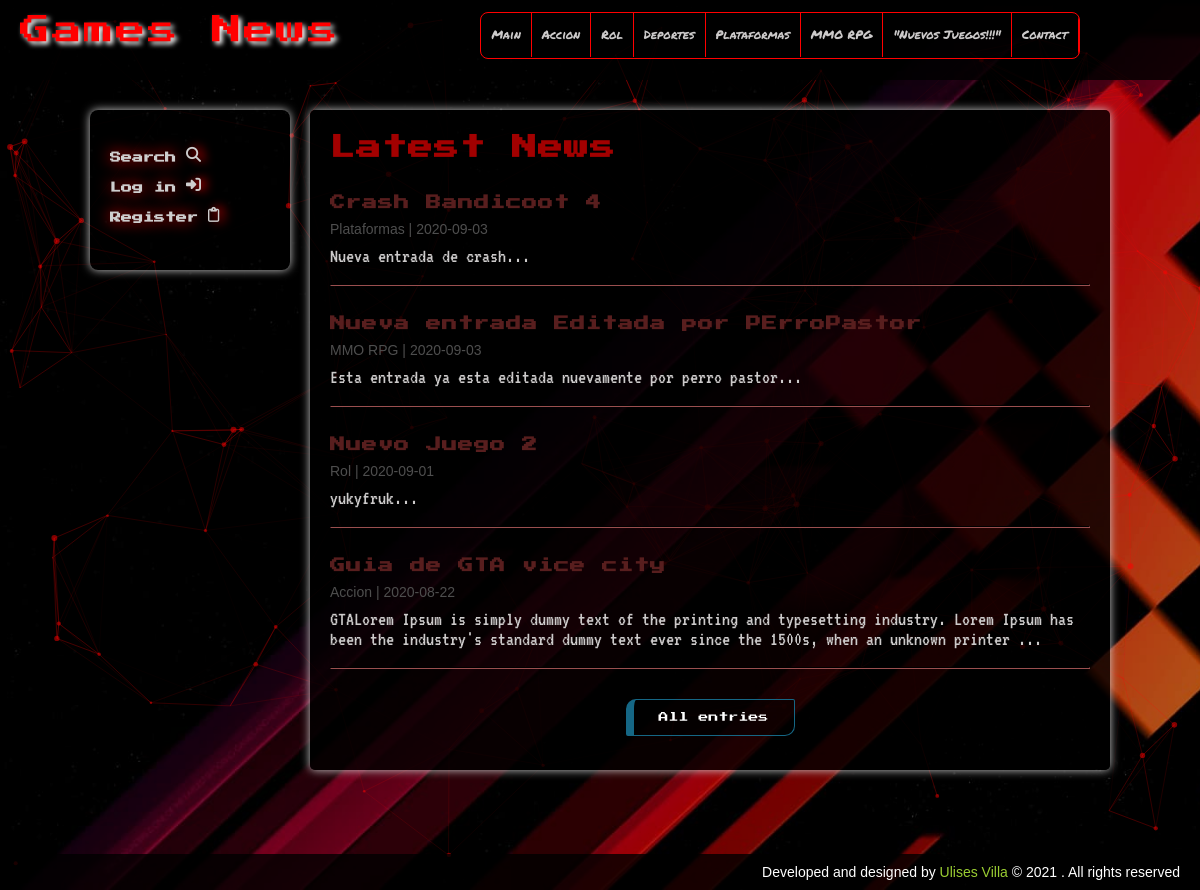
The page / on the database its author committed.
### tables this page shows
CREATE TABLE categorias(
id      int(255) auto_increment not null,
nombre  varchar(100),
CONSTRAINT pk_categorias PRIMARY KEY(id)
);

CREATE TABLE entradas(
id              int(255) auto_increment not null,
usuario_id      int(255) not null,
categoria_id    int(255) not null,
titulo          varchar(255) not null,
descripcion     MEDIUMTEXT,
fecha           date not null,
CONSTRAINT pk_entradas PRIMARY KEY(id),
CONSTRAINT fk_entrada_usuario FOREIGN KEY(usuario_id) REFERENCES usuarios(id),
CONSTRAINT fk_entrada_categoria FOREIGN KEY(categoria_id) REFERENCES categorias(id) ON DELETE NO ACTION
);

### includes/helpers.php (called while the page is built, shortened)
<?php
function conseguirCategorias($conexion){
    $sql = "SELECT * FROM categorias ORDER BY id ASC;";
    $categorias = mysqli_query($conexion, $sql);
    $result = array();
    if($categorias && mysqli_num_rows($categorias)>=1){
        $result = $categorias;
    }
    return $result;
}
function conseguirEntradas($conexion, $limit=null, $categoria=null, $busqueda=null){
    $sql="SELECT e.*, c.nombre AS 'categoria' FROM entradas e
          INNER JOIN categorias c ON e.categoria_id = c.id
          ORDER BY e.id DESC";
    if($limit){
        $sql="SELECT e.*, c.nombre AS 'categoria' FROM entradas e
              INNER JOIN categorias c ON e.categoria_id = c.id
              ORDER BY e.id DESC LIMIT 4";
    }
    $entradas = mysqli_query($conexion, $sql);
    return $entradas;
}
?>

### index.php (the view)
<?php require_once 'includes/headers.php'; ?>
<?php require_once 'includes/lateral.php'; ?>
<div id="principal">
    <h1>Latest News</h1>
    <?php
        $entradas = conseguirEntradas($db, true);
        if(!empty($entradas)):
        while($entrada = mysqli_fetch_assoc($entradas)):
    ?>
        <article class="entrada">
            <a href="entrada.php?id=<?=$entrada['id']?>" >
                <h2><?=$entrada['titulo']?></h2>
                <span class="fecha"><?=$entrada['categoria'].' | '.$entrada['fecha'] ?></span>
                <p>
                  <?=substr($entrada['descripcion'], 0, 180).'...'?>
                </p>
            </a>
            <br/>
            <hr>
        </article>
    <?php
        endwhile;
        endif;
    ?>
    <div id="ver-todas">
        <a href="entradas.php">All entries</a>
    </div>
</div>
<?php require_once 'includes/footer.php'; ?>
</body>
</html>

### includes/headers.php (shortened to what this page needs)
<?php require_once 'conexion.php'; ?>
<?php require_once 'includes/helpers.php';?>
<!DOCTYPE html>
<html lang="es">
    <head>
        <link rel="stylesheet" type="text/css" href="./assets/css/style.css">
    </head>
<body>
    <div id="particles-js"></div>
    <header id="cabecera">
        <div id="logo">
            <a href="index.php">Games News</a>
        </div>
        <nav id="menu">
            <ul>
               <li>
                   <a class="active" href="index.php" >Main</a>
               </li>
                    <?php
                        $categorias = conseguirCategorias($db);
                        if(!empty($categorias)):
                        while($categoria = mysqli_fetch_assoc($categorias)):
                    ?>
                <li>
                    <a class="active" href="categoria.php?id=<?=$categoria['id']?>"><?=$categoria['nombre']?></a>
                </li>
                    <?php
                        endwhile;
                        endif;
                    ?>
                <li>
                   <a class="active" href="mailto:ulisesvil5@hotmail.com" >Contact</a>
               </li>
            </ul>
        </nav>
    </header>
    <div id="contenedor">

### includes/lateral.php (shortened to what this page needs)
<aside id="sidebar">
    <h3 id="buscadorbtn" class="h3bloq showmenu">Search<i class="fas fa-search"></i></h3>
    <?php if(!isset($_SESSION['usuario'])): ?>
        <h3 id="loginbtn" class="h3bloq showmenu">Log in<i class="fas fa-sign-in-alt"></i></h3>
        <h3 id="registerbtn" class="h3bloq showmenu">Register<i class="far fa-clipboard"></i></h3>
    <?php endif; ?>
</aside>

### includes/footer.php (shortened to what this page needs)
</div>
<footer id="footer">
   <div>
      <span> Developed and designed by <a class="author" href="mailto:ulisesvil5@hotmail.com"> Ulises Villa </a> ©</span>
      <span>. All rights reserved</span>
   </div>
</footer>

### assets/css/style.css (style rules this page uses)
* { margin: 0px; padding: 0px; font-family: sans-serif, Helvetica, Arial; text-decoration: none; color: white; }
body { position: absolute; width: 100%; height: fit-content; background: url(../img/bg10.jpg); background-size: cover; background-attachment: fixed; z-index: 1; }
#particles-js { width: 100%; height: 100%; position: fixed; background: rgba(0,0,0,0.3); z-index: -1; }
.fecha { color: #4e4e4e; margin-top: 5px; font-size: 14px; }
#cabecera { display: flex; flex-direction: row; width: 100%; height: 80px; background: rgba(0,0,0,0.8); margin: 0px auto; box-sizing: border-box; }
#logo { width: 360px; height: 47px; text-align: center; padding-top: 10px; box-sizing: border-box; }
#logo a { font-family: "PressStart2P", Helvetica; font-size: 30px; letter-spacing: 2px; color: red; text-shadow: 3px 3px 5px white; transition: all 500ms; line-height: 40px; }
#menu { clear: both; width: fit-content; height: 45px; background: rgba(0,0,0,.5); border: 1px solid red; border-radius: 8px; overflow: hidden; margin: 0px auto; margin-top: 12px; }
#menu ul { list-style: none; }
#menu ul li { float: left; line-height: 44px; border-right: 1px solid red; }
#menu ul li a { display: block; padding-left: 10px; padding-right: 10px; font-family: "PermanentMarker", Helvetica; font-size: 12px; color: #cccaca; white-space: nowrap; }
#contenedor { display: flex; flex-direction: row; width: 85%; min-width: 300px; height: auto; margin:0px auto; margin-top: 30px; margin-bottom: 120px; }
#sidebar { width: 15%; min-width: 200px; height: fit-content; padding-bottom: 30px; box-sizing: border-box; border-radius: 8px; box-shadow: 0px 0px 10px #ccc; }
.bloque h3, .h3bloq { margin-bottom: 15px; font-size: 11px; text-shadow: 0px 0px 15px red; color: #cecece; font-family: "PressStart2P", Helvetica; }
.h3bloq { margin-left: 20px; }
.fa-search, .fa-clipboard, .fa-sign-in-alt, .fa-sign-out-alt { margin-left: 10px; position: relative; top: -3px; text-shadow: 5px 0px 10px red; color: #cecece; font-size: 15px; }
#buscadorbtn, #buscador { margin-top: 40px; }
hr { border-color: #462424; }
input[type="button"], input[type="submit"], #ver-todas a, .boton { margin-top: 5px; margin-bottom: 5px; display: block; border-radius: 2px; color: white; background: rgba(0,0,0,.5); border: 1px solid #156785; border-top-left-radius: 10px; border-bottom-right-radius: 10px; border-left: 5px solid #156785; cursor: pointer; padding: 5px 7px; font-family: "PressStart2P", Helvetica; font-size: 7px; position: relative; }
#ver-todas a { width: 120px; color: white; margin: 10px auto; padding: 10px 20px; text-align: center; font-size: 10px; line-height: 15px; border-left: 8px solid #156785; }
#principal { width: 80%; min-width: 300px; min-height: 620px; background: rgba(0,0,0,.8); border-radius: 5px; box-shadow: 0px 0px 10px #ccc; margin-left: 20px; padding: 20px; overflow: hidden; z-index: 2; }
#principal h1 { font-size: 25px; color: #a20000; letter-spacing: 1px; font-family: "PressStart2P", Helvetica; line-height: 35px; }
#principal h2 { font-size: 15px; color: #581e1e; font-family: "PressStart2P", Helvetica; letter-spacing: 1px; margin-top: 25px; margin-bottom: 10px; }
#principal p { margin-top: 8px; font-size: 20px; color: #cccaca; font-family: "VT323", Helvetica; }
.entrada { height: content-box; margin-top: 30px; margin-bottom: 30px; }
#footer { clear: both; position: fixed; display: flex; align-items: center; justify-content: flex-end; bottom: 0; width: 100%; background: rgba(0,0,0,.8); color: #666; padding: 10px 20px 10px 0px; box-sizing: border-box; text-align: left; z-index: 2; font-size: 14px; }
#footer a { color:yellowgreen; }

### rows shown on the page
categorias: nombre "Accion"
categorias: nombre "Rol"
categorias: nombre "Deportes"
categorias: nombre "Plataformas"
categorias: nombre "MMO RPG"
categorias: nombre "\"Nuevos Juegos!!!\""
entradas: titulo "Crash Bandicoot 4", categoria.nombre "Plataformas", fecha "2020-09-03", descripcion "Nueva entrada de crash"
entradas: titulo "Nueva entrada Editada por PErroPastor", categoria.nombre "MMO RPG", fecha "2020-09-03", descripcion "Esta entrada ya esta editada nuevamente por perro pastor"
entradas: titulo "Nuevo Juego 2", categoria.nombre "Rol", fecha "2020-09-01", descripcion "yukyfruk"
entradas: titulo "Guia de GTA vice city", categoria.nombre "Accion", fecha "2020-08-22", descripcion "GTALorem Ipsum is simply dummy text of the printing and typesetting industry. Lorem Ipsum has been the industry's standard dummy text ever since the 1500s, when an unknown printer"
